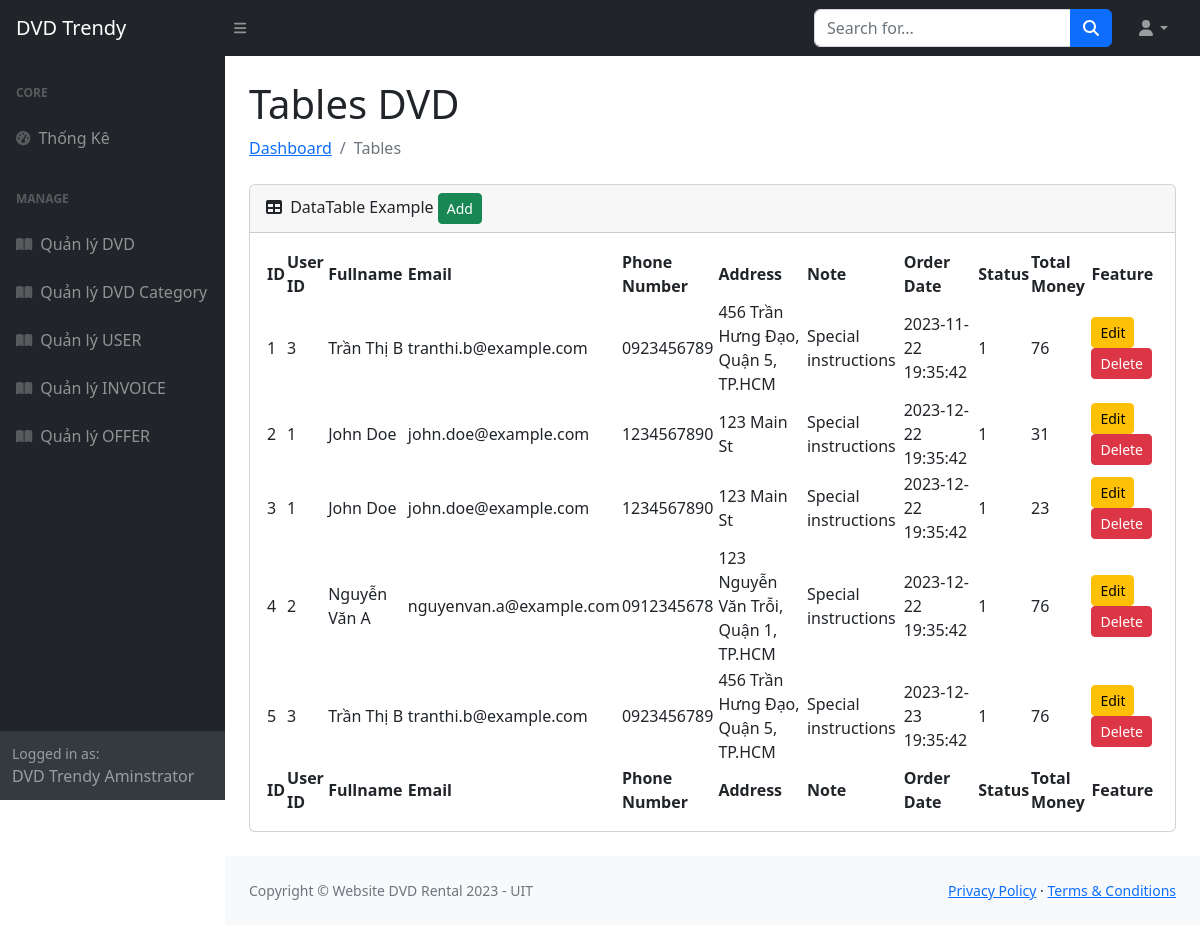
/manage_invoice.php, run on an earlier commit of the app's database.
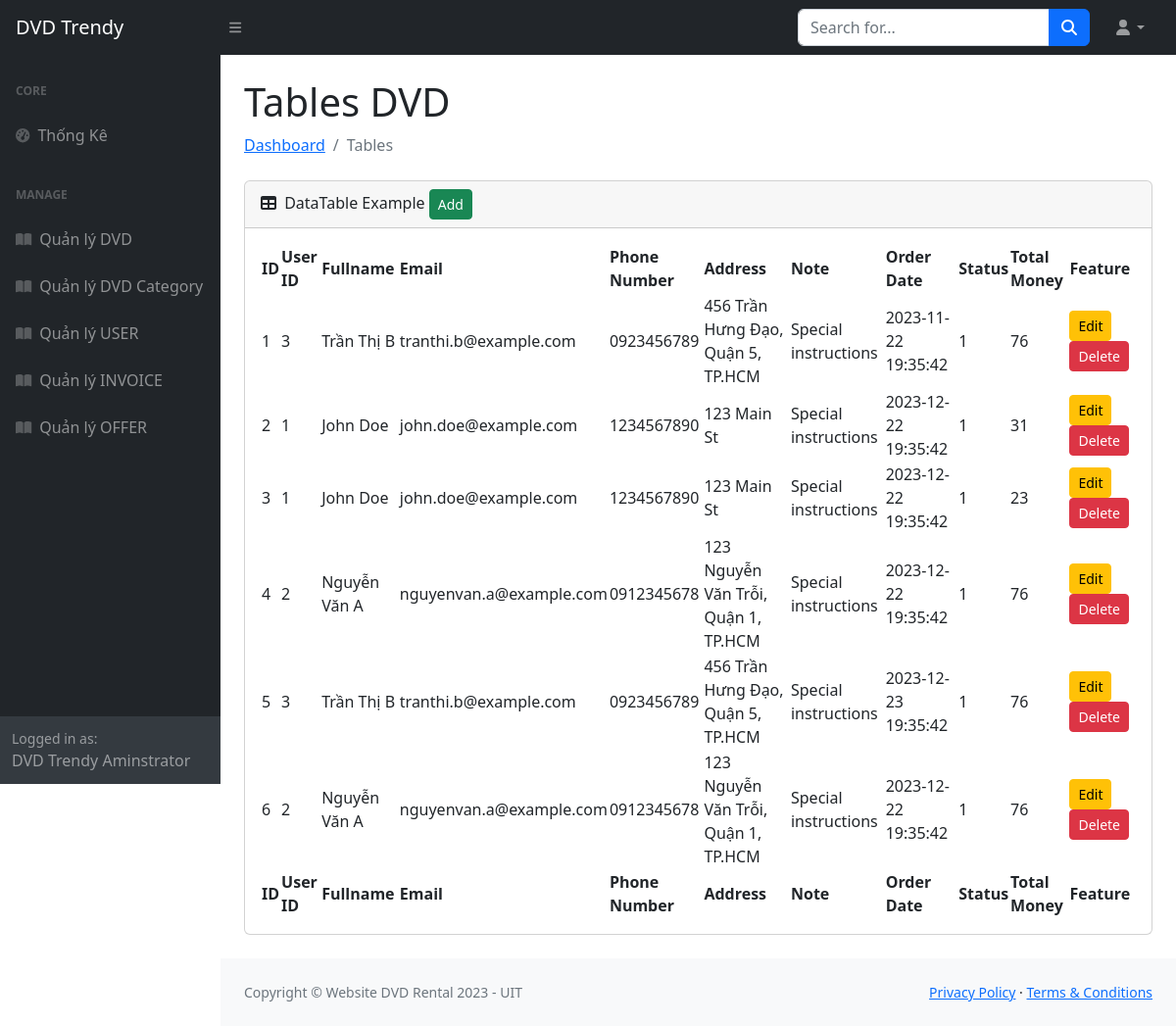
And on a later commit of the database.
### tables this page shows
CREATE TABLE `INVOICE` (
  `id` integer PRIMARY KEY AUTO_INCREMENT,
  `user_id` integer,
  `fullname` varchar(50),
  `email` varchar(150),
  `phone_number` varchar(20),
  `address` varchar(200),
  `note` varchar(1000),
  `order_date` datetime,
  `status` int,
  `total_money` int
);

### database/dbhelper.php (called while the page is built, shortened)
<?php
function execute_result($sql){
    $result = null;
    $conn = mysqli_connect(HOST, USERNAME, PASSWORD, DATABASE);
    $resultset = mysqli_query($conn, $sql);
    while ($row = mysqli_fetch_assoc($resultset)) {
        $result[]=$row;
    }
    return $result;
}
?>

### manage_invoice.php (the view)
<?php
require('includes/header.php');
require('includes/navbar.php');
require('includes/sidebar.php');
require_once('database/dbhelper.php');
$sql = "SELECT * FROM INVOICE";
$invoiceList = execute_result($sql);
?>
    <main>
        <div class="container-fluid px-4">
            <h1 class="mt-4">Tables DVD</h1>
            <ol class="breadcrumb mb-4">
                <li class="breadcrumb-item"><a href="index.html">Dashboard</a></li>
                <li class="breadcrumb-item active">Tables</li>
            </ol>
            <div class="card mb-4">
                <div class="card-header">
                    <i class="fas fa-table me-1"></i>
                    DataTable Example
                    <button type='button' class='btn btn-success btn-sm' onclick=''>Add</button>
                </div>
                <div class="card-body">
                    <table id="datatablesSimple">
                        <thead>
                            <tr>
                                <th>ID</th>
                                <th>User ID</th>
                                <th>Fullname</th>
                                <th>Email</th>
                                <th>Phone Number</th>
                                <th>Address</th>
                                <th>Note</th>
                                <th>Order Date</th>
                                <th>Status</th>
                                <th>Total Money</th>
                                <th>Feature</th>
                            </tr>
                        </thead>
                        <tfoot>
                            <tr>
                                <th>ID</th>
                                <th>User ID</th>
                                <th>Fullname</th>
                                <th>Email</th>
                                <th>Phone Number</th>
                                <th>Address</th>
                                <th>Note</th>
                                <th>Order Date</th>
                                <th>Status</th>
                                <th>Total Money</th>
                                <th>Feature</th>
                            </tr>
                        </tfoot>
                        <tbody>
                            <?php
                            foreach ($invoiceList as $invoice) {
                                echo "<tr>";
                                echo "<td>{$invoice['id']}</td>";
                                echo "<td>{$invoice['user_id']}</td>";
                                echo "<td>{$invoice['fullname']}</td>";
                                echo "<td>{$invoice['email']}</td>";
                                echo "<td>{$invoice['phone_number']}</td>";
                                echo "<td>{$invoice['address']}</td>";
                                echo "<td>{$invoice['note']}</td>";
                                echo "<td>{$invoice['order_date']}</td>";
                                echo "<td>{$invoice['status']}</td>";
                                echo "<td>{$invoice['total_money']}</td>";
                                echo "<td><button type='button' class='btn btn-warning btn-sm' data-bs-toggle='modal' data-bs-target='#editModal' >Edit</button> <button type='button' class='btn btn-danger btn-sm' onclick='feature_delete({$invoice['id']},4)'>Delete</button></td>";
                                echo "</tr>";
                            }
                            ?>
                        </tbody>
                    </table>
</div>
            </div>
        </div>
    </main>
<?php
require('includes/footer.php');
?>

What changed in the data, as far as the page shows it:
added invoice: id "6", user "2", fullname "Nguyễn Văn A", email "nguyenvan.a@example.com", phone_number "0912345678", address "123 Nguyễn Văn Trỗi, Quận 1, TP.HCM", note "Special instructions", order_date "2023-12-22 19:35:42", status "1", total_money "76"
